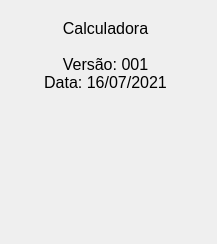
<?xml version="1.0" encoding="UTF-8"?>
<ui version="4.0">
 <class>TelaVersao</class>
 <widget class="QMainWindow" name="TelaVersao">
  <property name="geometry">
   <rect>
    <x>0</x>
    <y>0</y>
    <width>217</width>
    <height>244</height>
   </rect>
  </property>
  <property name="windowTitle">
   <string>Versão</string>
  </property>
  <widget class="QWidget" name="centralwidget">
   <widget class="QLabel" name="label">
    <property name="geometry">
     <rect>
      <x>10</x>
      <y>100</y>
      <width>201</width>
      <height>131</height>
     </rect>
    </property>
    <property name="text">
     <string/>
    </property>
    <property name="pixmap">
     <pixmap>TSG.png</pixmap>
    </property>
   </widget>
   <widget class="QLabel" name="label_2">
    <property name="geometry">
     <rect>
      <x>30</x>
      <y>20</y>
      <width>151</width>
      <height>71</height>
     </rect>
    </property>
    <property name="font">
     <font>
      <pointsize>12</pointsize>
     </font>
    </property>
    <property name="text">
     <string>Calculadora 

Versão: 001
Data: 16/07/2021</string>
    </property>
    <property name="alignment">
     <set>Qt::AlignCenter</set>
    </property>
   </widget>
  </widget>
 </widget>
 <resources/>
 <connections/>
</ui>
